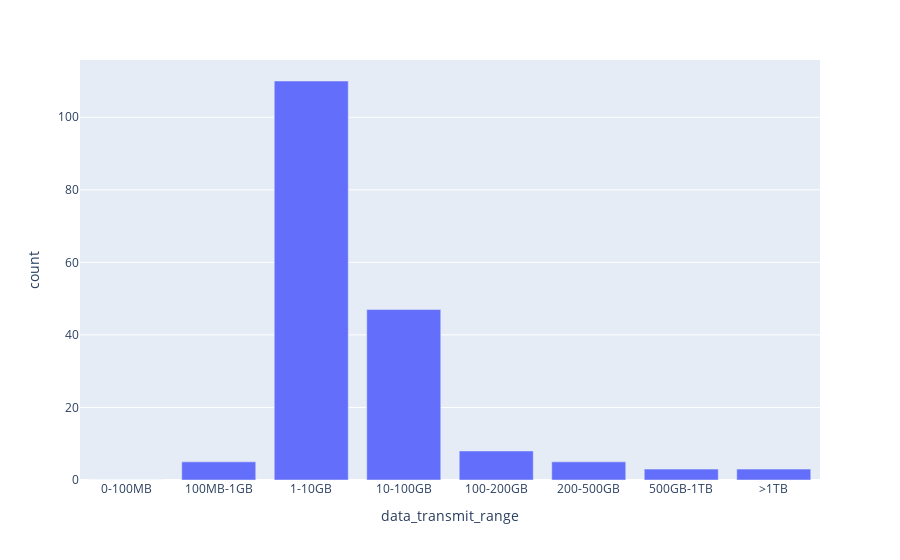

Write notebook code for a chart like this one.
### Code cell
df_plot = df_summary.groupby(by='data_transmit_range').size().to_frame('count').reset_index() 
print(df_pie)
# fig = px.pie(df_pie, values='count', names='data_transmit_range', sort=True)
fig = px.bar(df_plot, x='data_transmit_range', y='count')
fig.show()

### Figure 1 — Plotly figure (JSON) as saved in the notebook; plotly's stock layout.template omitted (floating-point values rounded to 4 significant figures)
{"data": [{"alignmentgroup": "True", "hovertemplate": "data_transmit_range=%{x}<br>count=%{y}<extra></extra>", "legendgroup": "", "marker": {"color": "#636efa", "pattern": {"shape": ""}}, "name": "", "offsetgroup": "", "orientation": "v", "showlegend": false, "textposition": "auto", "type": "bar", "x": ["0-100MB", "100MB-1GB", "1-10GB", "10-100GB", "100-200GB", "200-500GB", "500GB-1TB", ">1TB"], "xaxis": "x", "y": [0, 5, 110, 47, 8, 5, 3, 3], "yaxis": "y"}], "layout": {"autosize": true, "barmode": "relative", "legend": {"tracegroupgap": 0}, "margin": {"t": 60}, "xaxis": {"anchor": "y", "autorange": true, "domain": [0, 1], "range": [-0.5, 7.5], "title": {"text": "data_transmit_range"}, "type": "category"}, "yaxis": {"anchor": "x", "autorange": true, "domain": [0, 1], "range": [0, 115.8], "title": {"text": "count"}, "type": "linear"}}}
